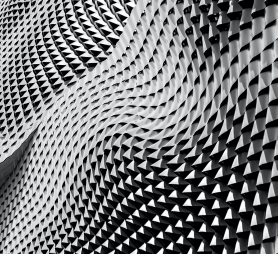
#> input picture Tugas-4/image02.png, 278 x 254 px
$ python 'ideal Lowpass Filter & Butterworth Lowpass Filter.py'
#> lines starting #> are read from the running program, lines starting #| are printed output that depends on the picture; after the words box and inside, x2 and y2 are one past the last pixel; in counts of white or black regions, pixels touching at a corner belong together
# Tiara Juli Arsita
# F55121053

import cv2
import numpy as np
from matplotlib import pyplot as plt

# Load the image
img = cv2.imread('image02.png', 0)
#> img: shape (254, 278); min 0, max 253, mean 119.8

# Define  the filter parameters
d0 = 50   # Cut-off frequency
n = 2     # Order of Butterworth filter

# Ideal Lowpass Filter
rows, cols = img.shape
#> rows = 254; cols = 278
crow, ccol = rows//2, cols//2
#> crow = 127; ccol = 139
mask = np.zeros((rows, cols), np.uint8)
cv2.circle(mask, (ccol, crow), d0, 255, -1)
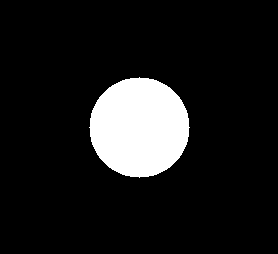
#> mask: shape (254, 278); 11.1% white; 1 white region, box (x1, y1, x2, y2) and area: (89, 77, 190, 178) 7845
fshift = np.fft.fftshift(np.fft.fft2(img))
fshift_filtered = fshift * mask
img_filtered = np.abs(np.fft.ifft2(np.fft.ifftshift(fshift_filtered)))
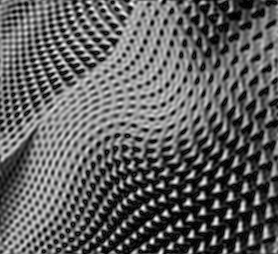
#> img_filtered: shape (254, 278) float64; min 0.0832, max 82218.7, mean 31166.9; drawn with min black and max white

# Butterworth Lowpass Filter
butterworth_filter = np.zeros((rows, cols))
for i in range(rows):
    for j in range(cols):
        d = np.sqrt((i-crow)**2 + (j-ccol)**2)
        butterworth_filter[i,j] = 1 / (1 + (d/d0)**(2*n))
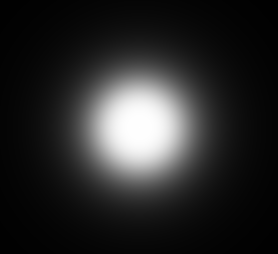
#> butterworth_filter: shape (254, 278) float64; min 0.00495, max 1, mean 0.162
fshift = np.fft.fftshift(np.fft.fft2(img))
fshift_filtered = fshift * butterworth_filter
img_filtered_butterworth = np.abs(np.fft.ifft2(np.fft.ifftshift(fshift_filtered)))
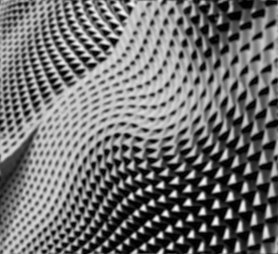
#> img_filtered_butterworth: shape (254, 278) float64; min 0.00389, max 273.3, mean 120.3; drawn with min black and max white

# Display the results
plt.subplot(131), plt.imshow(img, cmap='gray')
plt.title('Input Image'), plt.xticks([]), plt.yticks([])
plt.subplot(132), plt.imshow(img_filtered, cmap='gray')
plt.title('Ideal Lowpass Filter'), plt.xticks([]), plt.yticks([])
plt.subplot(133), plt.imshow(img_filtered_butterworth, cmap='gray')
plt.title('Butterworth Lowpass Filter'), plt.xticks([]), plt.yticks([])
plt.show()

$ run again, with Tugas-4/image01.png copied over Tugas-4/image02.png
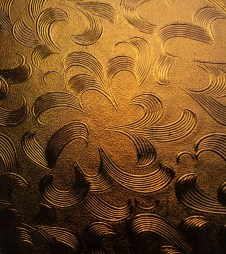
#> input picture Tugas-4/image01.png, 226 x 254 px
#> `cv2.circle(mask, (ccol, crow), d0, 255, -1)`:
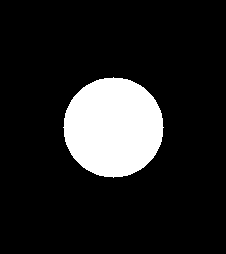
#> mask: shape (254, 226); 13.7% white; 1 white region, box (x1, y1, x2, y2) and area: (63, 77, 164, 178) 7845
#> `img_filtered_butterworth = np.abs(np.fft.ifft2(np.fft.ifftshift(fshift..`:
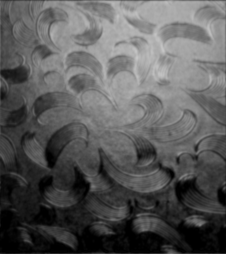
#> img_filtered_butterworth: shape (254, 226) float64; min 8.77e-06, max 197.6, mean 89.2

$ run again, with Tugas-4/image03.png copied over Tugas-4/image02.png
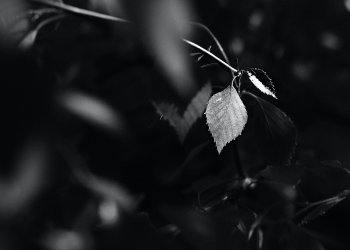
#> input picture Tugas-4/image03.png, 350 x 250 px
#> `cv2.circle(mask, (ccol, crow), d0, 255, -1)`:
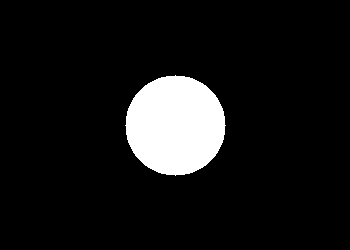
#> mask: shape (250, 350); 9% white; 1 white region, box (x1, y1, x2, y2) and area: (125, 75, 226, 176) 7845
#> `plt.show()`:
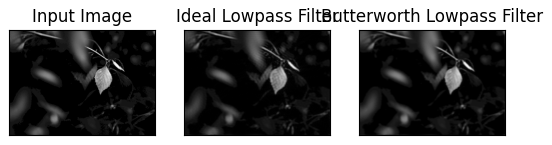
#> figure drawn by matplotlib, 3 panels

$ run again, with Tugas-4/image04.png copied over Tugas-4/image02.png
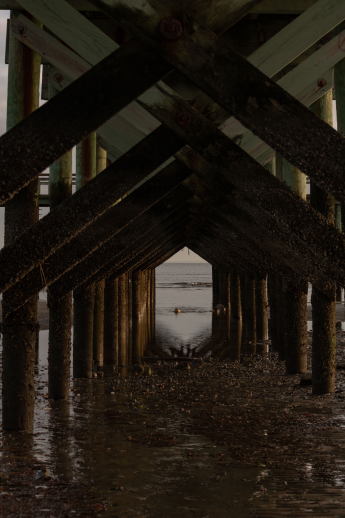
#> input picture Tugas-4/image04.png, 345 x 518 px
#> `cv2.circle(mask, (ccol, crow), d0, 255, -1)`:
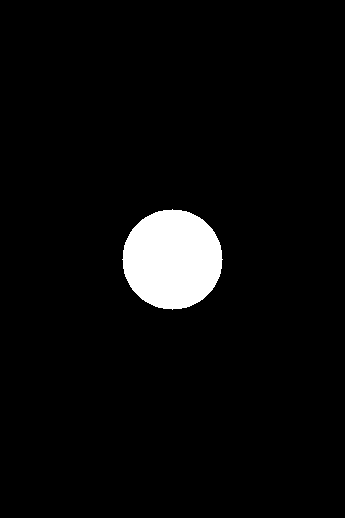
#> mask: shape (518, 345); 4.4% white; 1 white region, box (x1, y1, x2, y2) and area: (122, 209, 223, 310) 7845
#> after the loop `for i in range(rows):`:
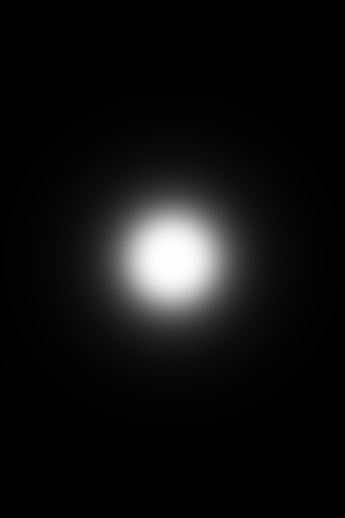
#> butterworth_filter: shape (518, 345) float64; min 0.000668, max 1, mean 0.0668
